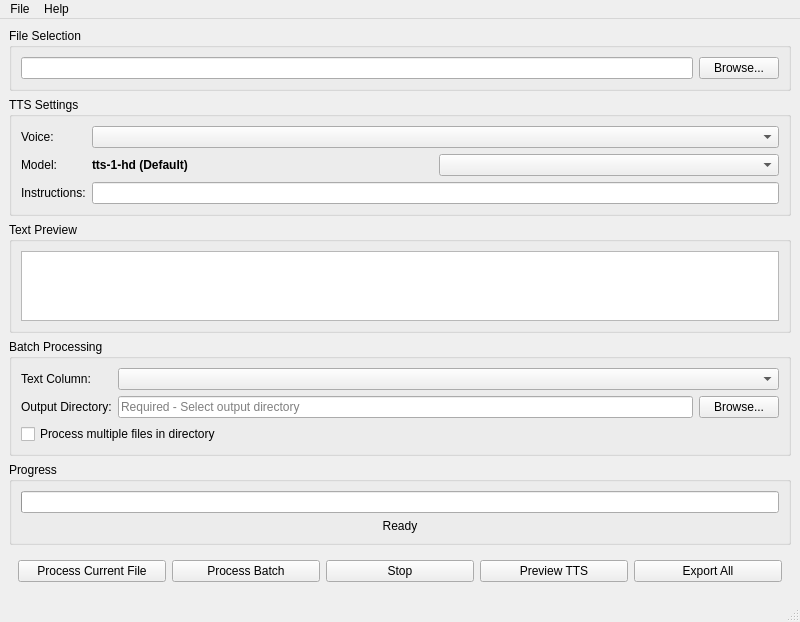
<?xml version="1.0" encoding="UTF-8"?>
<ui version="4.0">
 <class>MainWindow</class>
 <widget class="QMainWindow" name="MainWindow">
  <property name="geometry">
   <rect>
    <x>0</x>
    <y>0</y>
    <width>800</width>
    <height>600</height>
   </rect>
  </property>
  <property name="windowTitle">
   <string>CSV to TTS Converter</string>
  </property>
  <widget class="QWidget" name="centralwidget">
   <layout class="QVBoxLayout" name="verticalLayout">
    <item>
     <widget class="QGroupBox" name="groupBox">
      <property name="title">
       <string>File Selection</string>
      </property>
      <layout class="QHBoxLayout" name="horizontalLayout">
       <item>
        <widget class="QLineEdit" name="filePath"/>
       </item>
       <item>
        <widget class="QPushButton" name="browseButton">
         <property name="text">
          <string>Browse...</string>
         </property>
        </widget>
       </item>
      </layout>
     </widget>
    </item>
    <item>
     <widget class="QGroupBox" name="groupBox_2">
      <property name="title">
       <string>TTS Settings</string>
      </property>
      <layout class="QFormLayout" name="formLayout">
       <item row="0" column="0">
        <widget class="QLabel" name="label">
         <property name="text">
          <string>Voice:</string>
         </property>
        </widget>
       </item>
       <item row="0" column="1">
        <widget class="QComboBox" name="voiceComboBox"/>
       </item>
       <item row="1" column="0">
        <widget class="QLabel" name="label_model">
         <property name="text">
          <string>Model:</string>
         </property>
        </widget>
       </item>
       <item row="1" column="1">
        <layout class="QHBoxLayout" name="modelLayout">
         <item>
          <widget class="QLabel" name="currentModelLabel">
           <property name="text">
            <string>tts-1-hd (Default)</string>
           </property>
           <property name="styleSheet">
            <string>font-weight: bold;</string>
           </property>
           <property name="toolTip">
            <string>Change default model in Settings</string>
           </property>
          </widget>
         </item>
         <item>
          <widget class="QComboBox" name="modelComboBox"/>
         </item>
        </layout>
       </item>
       <item row="2" column="0">
        <widget class="QLabel" name="label_3">
         <property name="text">
          <string>Instructions:</string>
         </property>
        </widget>
       </item>
       <item row="2" column="1">
        <widget class="QLineEdit" name="instructionsInput"/>
       </item>
      </layout>
     </widget>
    </item>
    <item>
     <widget class="QGroupBox" name="groupBox_3">
      <property name="title">
       <string>Text Preview</string>
      </property>
      <layout class="QVBoxLayout" name="verticalLayout_2">
       <item>
        <widget class="QTextEdit" name="textPreview"/>
       </item>
      </layout>
     </widget>
    </item>
    <item>
     <widget class="QGroupBox" name="batchGroupBox">
      <property name="title">
       <string>Batch Processing</string>
      </property>
      <layout class="QFormLayout" name="formLayout_2">
       <item row="0" column="0">
        <widget class="QLabel" name="label_4">
         <property name="text">
          <string>Text Column:</string>
         </property>
        </widget>
       </item>
       <item row="0" column="1">
        <widget class="QComboBox" name="columnComboBox"/>
       </item>
       <item row="1" column="0">
        <widget class="QLabel" name="label_5">
         <property name="text">
          <string>Output Directory:</string>
         </property>
        </widget>
       </item>
       <item row="1" column="1">
        <layout class="QHBoxLayout" name="horizontalLayout_3">
         <item>
          <widget class="QLineEdit" name="outputDirPath">
           <property name="placeholderText">
            <string>Required - Select output directory</string>
           </property>
           <!-- Style definitions moved from inline comments -->
           <property name="styleSheet">
            <string>
             QGroupBox { padding-top: 15px; margin-top: 10px; }
             QGroupBox::title { subcontrol-origin: margin; left: 10px; }
             QPushButton { min-width: 80px; padding: 4px; }
             QLineEdit:required { border: 1px solid red; }
            </string>
           </property>
          </widget>
         </item>
         <item>
          <widget class="QPushButton" name="outputDirButton">
           <property name="text">
            <string>Browse...</string>
           </property>
          </widget>
         </item>
        </layout>
       </item>
       <item row="2" column="0" colspan="2">
        <widget class="QCheckBox" name="batchCheckBox">
         <property name="text">
          <string>Process multiple files in directory</string>
         </property>
        </widget>
       </item>
      </layout>
     </widget>
    </item>
    <item>
     <widget class="QGroupBox" name="progressGroupBox">
      <property name="title">
       <string>Progress</string>
      </property>
      <layout class="QVBoxLayout" name="verticalLayout_3">
       <item>
        <widget class="QProgressBar" name="progressBar"/>
       </item>
       <item>
        <widget class="QLabel" name="statusLabel">
         <property name="text">
          <string>Ready</string>
         </property>
         <property name="alignment">
          <set>Qt::AlignCenter</set>
         </property>
        </widget>
       </item>
      </layout>
     </widget>
    </item>
    <item>
     <widget class="QWidget" name="widget" native="true">
      <layout class="QHBoxLayout" name="horizontalLayout_2">
       <item>
        <widget class="QPushButton" name="processButton">
         <property name="text">
          <string>Process Current File</string>
         </property>
        </widget>
       </item>
       <item>
        <widget class="QPushButton" name="batchProcessButton">
         <property name="text">
          <string>Process Batch</string>
         </property>
        </widget>
       </item>
       <item>
        <widget class="QPushButton" name="stopButton">
         <property name="text">
          <string>Stop</string>
         </property>
        </widget>
       </item>
       <item>
        <widget class="QPushButton" name="previewButton">
         <property name="text">
          <string>Preview TTS</string>
         </property>
        </widget>
       </item>
       <item>
        <widget class="QPushButton" name="exportButton">
         <property name="text">
          <string>Export All</string>
         </property>
         <property name="toolTip">
          <string>Export all processed files as a package</string>
         </property>
        </widget>
       </item>
      </layout>
     </widget>
    </item>
   </layout>
  </widget>
  <widget class="QMenuBar" name="menubar">
   <property name="geometry">
    <rect>
     <x>0</x>
     <y>0</y>
     <width>800</width>
     <height>24</height>
    </rect>
   </property>
   <widget class="QMenu" name="menuFile">
    <property name="title">
     <string>File</string>
    </property>
   </widget>
   <widget class="QMenu" name="menuHelp">
    <property name="title">
     <string>Help</string>
    </property>
   </widget>
   <widget class="QMenu" name="menuSettings">
    <property name="title">
     <string>Settings</string>
    </property>
    <addaction name="actionPreferences"/>
   </widget>
   <action name="actionPreferences">
    <property name="text">
     <string>Preferences...</string>
    </property>
   </action>
   <addaction name="menuFile"/>
   <addaction name="menuHelp"/>
  </widget>
  <widget class="QStatusBar" name="statusbar"/>
 </widget>
 <resources/>
 <connections/>
</ui>
